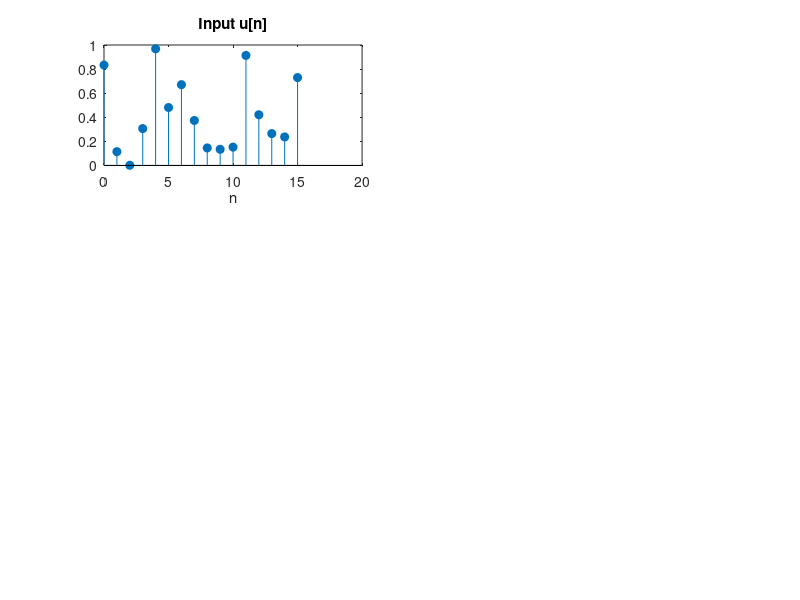

MATLAB code to generate this figure: (Note: this script raises an error after producing the figure.)
%[text] # Sample 10-1
%[text] ## 冗長変換
%[text] 非間引きハールDWT
%[text] 画像処理特論
%[text] 村松 正吾 
%[text] 動作確認: MATLAB R2023a
%[text] ## Redundant transforms
%[text] Undecimated Haar DWT
%[text] Advanced Topics in Image Processing
%[text] Shogo MURAMATSU
%[text] Verified: MATLAB R2023a
%%
%[text] ### 準備
%[text] (Preparation)
close all
%%
%[text] ## 入力信号の生成
%[text] (Generation of input)
% Input signal
u = rand(16,1); % Set to even length
%%
%[text] ### 並列フィルタバンク実装
%[text] (Parallel filter bank implementation)
%[text] 分析フィルタバンクをデシメータで、合成フィルタバンクをインタポレータで実装 (Analysis filter banks are implemented with decimetors and synthesis filter banks are implemented with interpolators.)
% # of channels
nChs = 2;

% Analysis filters
h0 = [ 1  1 ]/2;
h1 = [ 1 -1 ]/2;

% Synthesis filters
f0 = [  1 1 ]/2; 
f1 = [ -1 1 ]/2;

% Analysis process
s0 = conv(h0,u);
s1 = conv(h1,u);

% Synthesis process
v0 = conv(f0,s0);
v1 = conv(f1,s1);
v = v0 + v1;
%%
%[text] ## 信号表示
%[text] (Signal display)
figure(1)
% Input
subplot(3,2,1)
stem(0:length(u)-1,u,'filled')
title('Input u[n]')
xlabel('n')
ax = gca;
ax.XLim =[ 0 length(v)];

% Subband 0
subplot(3,2,3)
stem(0:length(s0)-1,s0,'filled')
title('Subbnad s_0[n]')
xlabel('m')
ax = gca;
ax.XLim =[ 0 length(v)];
ax.YLim =[ min([s0(:);s1(:)]) max([s0(:);s1(:)]) ];

% Subband 1
subplot(3,2,4)
stem(0:length(s1)-1,s1,'filled')
title('Subbnad s_1[n]')
xlabel('m')
ax = gca;
ax.XLim =[ 0 length(v)];
ax.YLim =[ min([s0(:);s1(:)]) max([s0(:);s1(:)]) ];

% Output
subplot(3,2,5)
stem(0:length(v)-1,v,'filled')
title('Outut v[n]')
xlabel('n')
ax = gca;
ax.XLim =[ 0 length(v)];

% MSE 評価
mymse = @(x,y) mean((x(:)-y(:)).^2);
disp(['MSE = ', num2str(mymse(u, v(2:end-1)))]);
%%
%[text] ### インパルス応答（基底ベクトル）
%[text] (Impluse responses of synthesis filters; basis vectors)
figure(2)
% Low-pass filter
subplot(1,2,1)
impz(f0)
ax = gca;
ax.YLim =[ min([f0(:);f1(:)]) max([f0(:);f1(:)]) ];

% High-pass filter
subplot(1,2,2)
impz(f1)
ax = gca;
ax.YLim =[ min([f0(:);f1(:)]) max([f0(:);f1(:)]) ];
%%
%[text] ### 周波数応答
%[text] (Frequency responses)
figure(3)
fftPoints = 512;
F = zeros(fftPoints,nChs);
% Low-pass filter
[F(:,1),W] = freqz(f0,1,fftPoints);
% High-pass filter
F(:,2)     = freqz(f1,1,fftPoints);
plot(W/pi,abs(F)) %20*log10(abs(F)))
axis([0 1 0 1]) %-70 10])
xlabel('Normalized Frequency (x\pi rad/sample)')
ylabel('Magnitude') % (dB)')
grid on
%%
%[text] ### 恒等変換
%[text] (Noble identity)
%[text] 以下の性質が成り立つ。（The following properties hold.)
%[text] - $\\rightarrow \[H(z^M)\] \\rightarrow \[\\downarrow M\] \\rightarrow \\ \\Longleftrightarrow\\ \\rightarrow \[\\downarrow M\] \\rightarrow  \[H(z)\] \\rightarrow$ 
%[text] - $ \\rightarrow \[\\uparrow M\] \\rightarrow  \[F(z^M)\] \\rightarrow \\ \\Longleftrightarrow \\ \\rightarrow \[F(z)\] \\rightarrow \[\\uparrow M\] \\rightarrow$  \
%[text] なお， $H(z^M)$ および $F(z^M)$ は，$H(z)$ および $F(z)$ のインパルス応答 $\\{h\[n\]\\}\_n$ と  $\\{f\[n\]\\}\_n$をそれぞれ補間率 $M$ で零値挿入したインパルス応答をもつ。(where $H(z^M)$ and $F(z^M)$ have the impulse responses of upsampled ones of$H(z)$ and $F(z)$ with factor $M$, respectively.)
%[text] - $H(z^M)=\\sum\_{m=-\\infty}^{\\infty}h\[m\]z^{-Mm}=\\sum\_{n=-\\infty}^{\\infty}h\_{\\uparrow M}\[n\]z^{-n}$
%[text] - $F(z^M)=\\sum\_{m=-\\infty}^{\\infty}f\[m\]z^{-Mm}=\\sum\_{n=-\\infty}^{\\infty}f\_{\\uparrow M}\[n\]z^{-n}$ \
%%
%[text] ### 非間引き Haar DWTの実装
%[text] (Implementation of undesimated Haar DWT)
% Period for circular convolution
period = 32;

% 3-level hierachical analysis filters
h1_0 = h1;  % H0
h0_L = h0;  % L0
h1_1 = conv(h0_L,upsample(h1,2)); % H1
h0_L = conv(h0_L,upsample(h0,2)); % L1
h1_2 = conv(h0_L,upsample(h1,4)); % H2
h0_L = conv(h0_L,upsample(h0,4)); % L2
h0_2 = h0_L;

% 3-level hierachical synthesis filters
f1_0 = f1; % H0
f0_L = f0; % L0
f1_1 = conv(f0_L,upsample(f1,2)); % H1
f0_L = conv(f0_L,upsample(f0,2)); % L1
f1_2 = conv(f0_L,upsample(f1,4)); % H2
f0_L = conv(f0_L,upsample(f0,4)); % L2
f0_2 = f0_L;

% 3-level hierachical analysis process
s30 = cconv(h0_2,u,period); % L3
s31 = cconv(h1_2,u,period); % H3
s21 = cconv(h1_1,u,period); % H2
s11 = cconv(h1_0,u,period); % H1

% 3-level hierachical synthesis process
v30 = cconv(f0_2,s30,period); % L3
v31 = cconv(f1_2,s31,period); % H3
v21 = cconv(f1_1,s21,period); % H2
v11 = cconv(f1_0,s11,period); % H1
v = v30 + v31 + circshift(v21,4) + circshift(v11,6); % Delay in each channel is taken into account
%%
%[text] ## 信号表示
%[text] (Signal display)
figure(4)
% Input
subplot(3,4,1)
stem(0:length(u)-1,u,'filled')
title('Input u[n]')
xlabel('n')
ax = gca;
ax.XLim =[ 0 period];

% Subband 30
subplot(3,4,5)
stem(0:length(s30)-1,s30,'filled')
title('s_0[n]')
ax = gca;
ax.YLim = [ -1 1 ];

% Subband 31
subplot(3,4,6)
stem(0:length(s31)-1,s31,'filled')
title('s_1[n]')
ax = gca;
ax.YLim = [ -1 1 ];

% Subband 21
subplot(3,4,7)
stem(0:length(s21)-1,s21,'filled')
title('s_2[n]')
ax = gca;
ax.YLim = [ -1 1 ];

% Subband 11
subplot(3,4,8)
stem(0:length(s11)-1,s11,'filled')
title('s_3[n]')
ax = gca;
ax.YLim = [ -1 1 ];

% Output
subplot(3,4,9)
stem(0:length(v)-1,v,'filled')
title('Output v[n]')
xlabel('n')
ax = gca;
ax.XLim =[ 0 period ];
% MSE 評価
disp(['MSE = ', num2str(mymse([u(:); zeros(length(v)-length(u),1)],circshift(v,-7)))])
%%
%[text] ### インパルス応答（局所基底ベクトル）
%[text] (Impluse responses of synthesis filters; local basis vectors)
% 3-level hierachical synthesis process
figure(5)
f = cell(4,1);
f{1} = f0_2;
f{2} = f1_2;
f{3} = f1_1;
f{4} = f1_0;
for idx = 1:length(f)
    subplot(length(f),1,idx)
    stem(0:length(f{idx})-1,f{idx},'filled')
    title(['f_' num2str(idx) '[n]'])
    xlabel('n')
    ax = gca;
    ax.XLim =[0 7];
end
%%
%[text] ### 周波数応答
%[text] (Frequency responses)
figure(6)
fftPoints = 512;
F = zeros(fftPoints,4);
for idx = 1:length(f)
    if idx == 1
        [F(:,idx),W] = freqz(f{idx},1,fftPoints);
    else
        F(:,idx)     = freqz(f{idx},1,fftPoints);
    end
end
plot(W/pi, abs(F)) %20*log10(abs(F)))
axis([0 1 0 1]) %-70 10])
xlabel('Normalized Frequency (x\pi rad/sample)')
ylabel('Magnitude') % (dB)')
title('Frequency responses of synthesis filters')
legend({'F_0','F_1','F_2','F_3'})
grid on
%%
%[text] © Copyright, Shogo MURAMATSU, All rights reserved.

%[appendix]{"version":"1.0"}
%---
%[metadata:view]
%   data: {"layout":"inline","rightPanelPercent":40}
%---
